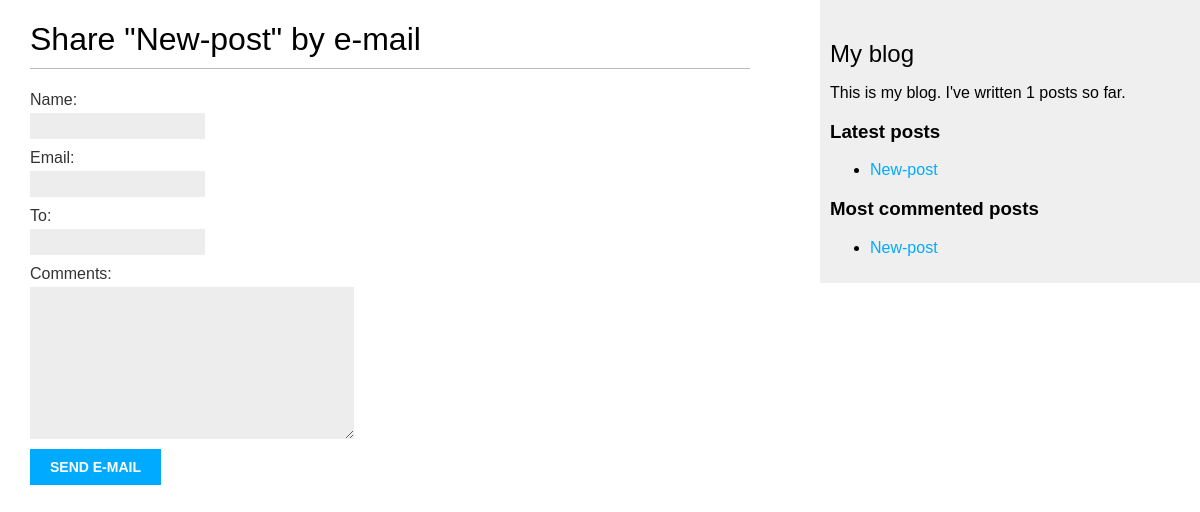
The page /blog/1/share/ on the database as committed earlier.
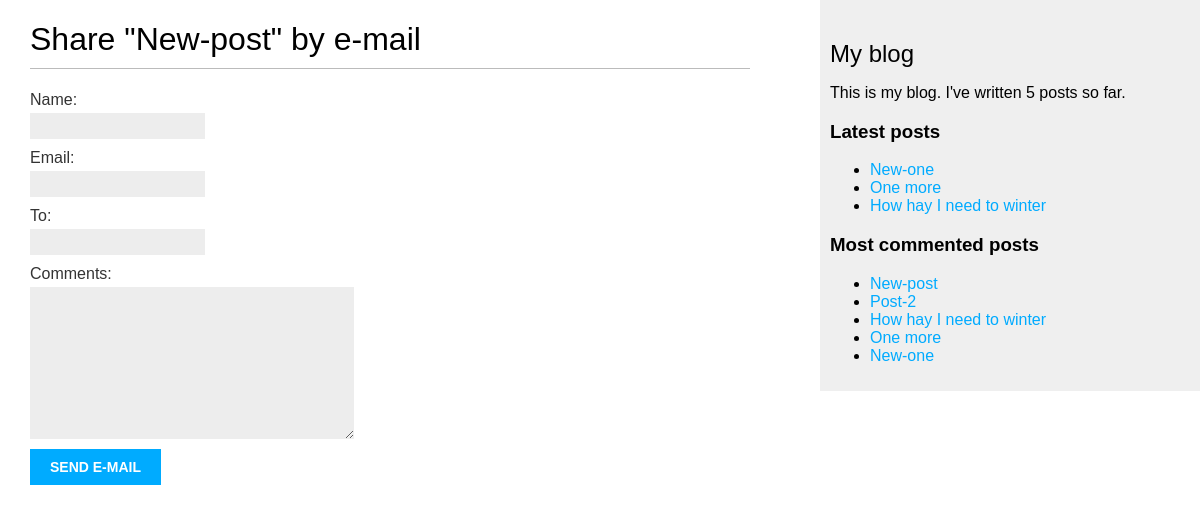
The same page on the database as committed later.
### blog/models.py (models this page shows, shortened)
class Post(models.Model):
    class Status(models.TextChoices):
        DRAFT = 'DF', 'Draft'
        PUBLISHED = 'PB', 'Published'
    title = models.CharField(max_length=250)
    slug = models.SlugField(max_length=250, unique_for_date='publish')
    body = models.TextField()
    publish = models.DateTimeField(default=timezone.now)
    created = models.DateTimeField(auto_now_add=True)
    updated = models.DateTimeField(auto_now=True)
    status = models.CharField(max_length=2,
                                choices=Status.choices,
                                default=Status.DRAFT)
    author = models.ForeignKey(User,
                                on_delete=models.CASCADE,
                                related_name='blog_posts')
    objects = models.Manager()
    published = PublishedManager()
    tags = TaggableManager()
    def get_absolute_url(self):
        return reverse('blog:post_detail',
                        args=[self.publish.year,
                            self.publish.month,
                            self.publish.day,
                            self.slug])
    class Meta:
        ordering = ['-publish']
        indexes = [models.Index(fields=['-publish']),]

### blog/views.py (the view)
# urls.py: path('<int:post_id>/share/', views.post_share, name='post_share'),
def post_share(request, post_id):
    post = get_object_or_404(Post,
                            id=post_id,
                            status=Post.Status.PUBLISHED)
    sent = False
    if request.method == 'POST':
        form = EmailPostForm(request.POST)
        if form.is_valid():
            cd = form.cleaned_data
            post_url = request.build_absolute_uri(post.get_absolute_url())
            subject = f"{cd['name']} recommends you read " \
                f"{post.title}"
            message = f"Read {post.title} at {post_url}\n\n" \
                f"{cd['name']}\'s comments: {cd['comments']}"
            send_mail(subject, message, 'your_account@gmail.com', [cd['to']])
            sent = True
    else:
        form = EmailPostForm()
    return render(request, 'blog/post/share.html', {'post': post,
                                                    'form': form,
                                                     'sent': sent})

### blog/forms.py
class EmailPostForm(forms.Form):
    name = forms.CharField(max_length=25)
    email = forms.EmailField()
    to = forms.EmailField()
    comments = forms.CharField(required=False,
                                widget=forms.Textarea)

### blog/models.py (called while the page is built)
    def get_queryset(self):
        return super().get_queryset().filter(status=Post.Status.PUBLISHED)

### blog/templatetags/blog_tags.py (called while the page is built)
@register.simple_tag
def total_posts():
    return Post.published.count()

@register.inclusion_tag('blog/post/latest_posts.html')
def show_latest_posts(count=5):
    latest_posts = Post.published.order_by('-publish')[:count]
    return {'latest_posts': latest_posts}

@register.simple_tag
def get_most_commented_posts(count=5):
    return Post.published.annotate(
        total_comments=Count('comments')
        ).order_by('-total_comments')[:count]

### blog/templates/blog/post/share.html (shortened to what this page needs)
{% extends "blog/base.html" %}
{% block content %}
  {% if sent %}
    <h1>E-mail successfully sent</h1>
    <p>
      "{{ post.title }}" was successfully sent
      to {{ form.cleaned_data.to }}.
    </p>
  {% else %}
    <h1>Share "{{ post.title }}" by e-mail</h1>
    <form method="post">
      {{ form.as_p }}
      <input type="submit" value="Send e-mail">
    </form>
  {% endif %}
{% endblock %}

### blog/templates/blog/base.html (shortened to what this page needs)
{% load static %}
{% load blog_tags %}
<!DOCTYPE html>
<html>
    <head>
        <link href="{% static 'css/blog.css' %}" rel="stylesheet">
    </head>
    <body>
        <div id="content">
            {% block content %}
            {% endblock %}
        </div>
        <div id="sidebar">
            <h2>My blog</h2>
            <p>
                This is my blog.
                I've written {% total_posts %} posts so far.
            </p>
            <h3>Latest posts</h3>
            {% show_latest_posts 3 %}
            <h3>Most commented posts</h3>
            {% get_most_commented_posts as most_commented_posts %}
            <ul>
                {% for post in most_commented_posts %}
                <li>
                    <a href="{{ post.get_absolute_url }}">{{ post.title }}</a>
                </li>
                {% endfor %}
            </ul>
        </div>
    </body>
</html>

### blog/templates/blog/post/latest_posts.html
<ul>
    {% for post in latest_posts %}
    <li>
        <a href="{{ post.get_absolute_url }}">{{ post.title }}</a>
    </li>
    {% endfor %}
</ul>

Rows that differ between the two databases and show on the page:
no longer on one of the page's lists (row edited): Post: title "New-post"
added Post: title "New-one"
added Post: title "One more"
added Post: title "How hay I need to winter"
added Post: title "Post-2", shown under "Most commented posts"
Other text that changed with them:
text no longer shown: "1"
text now shown: "5"
